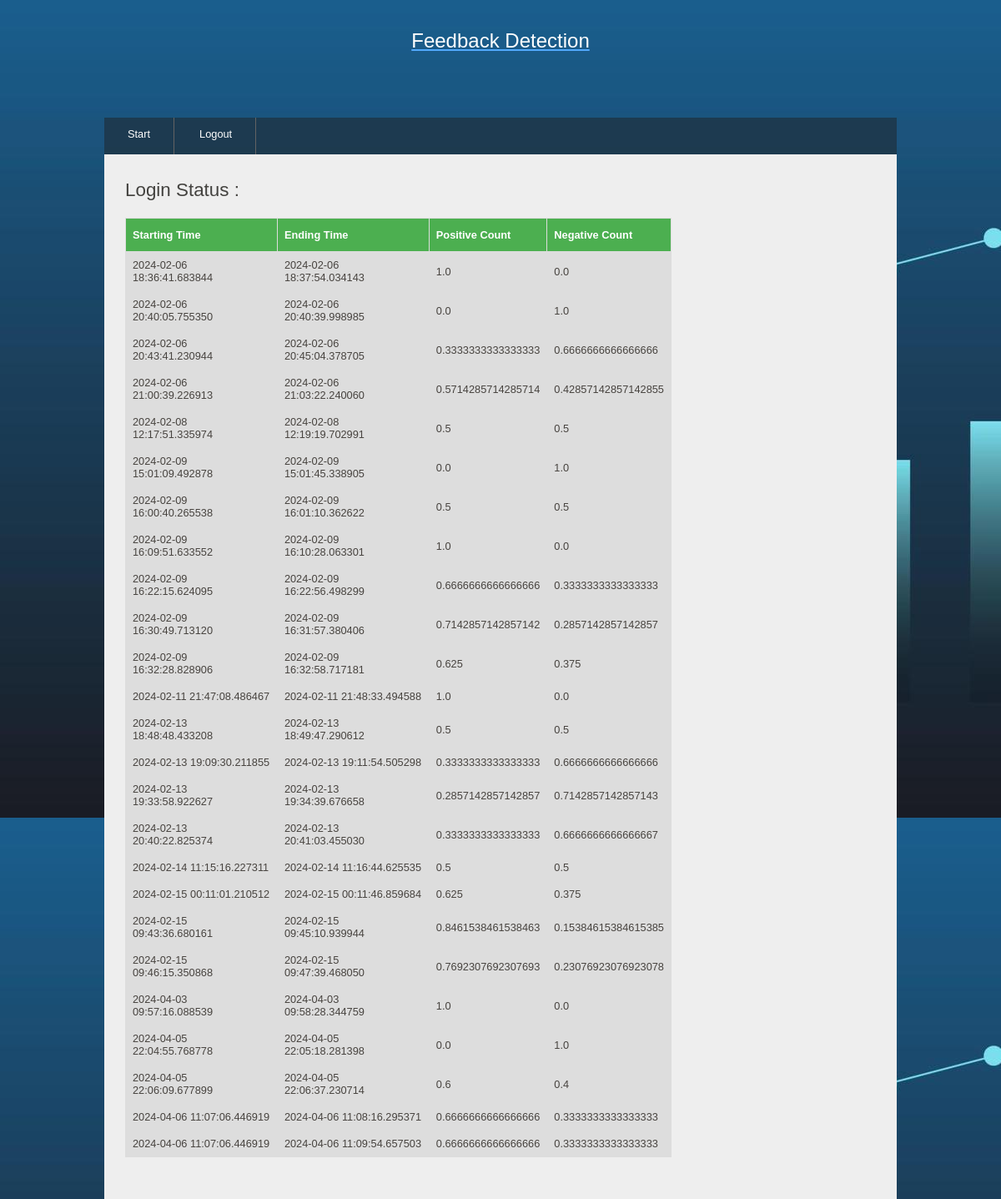
/home/, run on the app's committed database.
### facialexpression/models.py (models this page shows)
class FeedBackModel(Model):
    start_time=models.CharField(max_length=50)
    end_time=models.CharField(max_length=50)
    pcount=models.CharField(max_length=50)
    ncount=models.CharField(max_length=50)

### facialexpression/views.py (the view)
# urls.py: 2. Add a URL to urlpatterns:  path('', views.home, name='home')
def home(request):
    return render(request, 'home.html', {"feedbacks": FeedBackModel.objects.all()})

### templates/home.html (shortened to what this page needs)
{% load  static%}
<!DOCTYPE HTML>
<html>
<head>
<link rel="stylesheet" type="text/css" href="{% static 'style/style.css'%}" title="style" />
</head>
<body>
	<div id="main">
		<div id="header">
			<div id="logo">
				<div id="logo_text">
					<h3>
						<center><a href="#"><font color="white" size="5">Feedback Detection</font></a></center>
					</h3>
					<br/><br/>
				</div>
			</div>
            <div id="menubar">
				<ul id="menu">
					<li><a href="/start">Start</a></li>
                    <li><a href="/logout">Logout</a></li>
				</ul>
			</div>
		</div>
		<div id="site_content">
			<div id="content">
				<h1>Login Status : {{message}}</h1>
				<table id="customers">
                  <tr>
                      <th>Starting Time</th>
                      <th>Ending Time</th>
                      <th>Positive Count</th>
                      <th>Negative Count</th>
                  </tr>
                    {% for feedback in feedbacks %}
                        <tr>
                            <td>{{ feedback.start_time }}</td>
                            <td>{{ feedback.end_time }}</td>
                            <td>{{ feedback.pcount }}</td>
                            <td>{{ feedback.ncount }}</td>
                        </tr>
                    {% endfor %}
                </table>
			</div>
		</div>
	</div>
</body>
</html>

### static/style/style.css (style rules this page uses)
html { height: 100%; }
* { margin: 0; padding: 0; }
body { font: normal .80em 'trebuchet ms', arial, sans-serif; background: #646557 url(qt-bg.jpg) repeat fixed; color: #5D5D5D; }
h1, h2, h3, h4, h5, h6 { font: normal 175% 'century gothic', arial, sans-serif; color: #43423F; margin: 0 0 15px 0; padding: 5px 0 5px 0; }
h3 { font: normal 165% 'century gothic', arial, sans-serif; }
a, a:hover { background: transparent; outline: none; text-decoration: underline; color: #51A9FB; }
ul { margin: 2px 0 22px 17px; }
ul li { list-style-type: circle; margin: 0 0 6px 0; padding: 0 0 4px 5px; }
#main, #header, #logo, #menubar, #site_content, #footer { margin-left: auto; margin-right: auto; }
#main { width: 950px; margin: 20px auto; }
#header { width: 950px; height: 121px; }
#logo { width: 910px; position: relative; height: 100px; background: transparent; padding: 10px 0 10px 0; }
#menubar { height: 46px; width: 950px; margin: 1px auto 0 auto; background: transparent url(tab.png); }
ul#menu { float: left; margin: 0;padding: 0; }
ul#menu li { float: left; padding: 0 0 0 6px; list-style: none; margin: 0px 2px 0 0; }
ul#menu li a { font: normal 100% 'trebuchet ms', sans-serif; display: block; float: left; height: 27px; padding: 12px 28px 5px 22px; text-align: center; color: #FFF; border-right: 1px solid #636363; text-decoration: none; }
#site_content { width: 925px; overflow: hidden; margin: 44px auto 0 auto; padding: 10px 0 0 25px; background: #EEE; border-top: 0; border-bottom: 0; color: #5D5D5D; }
#content { text-align: left; width: 655px; padding: 15px 0 20px 0; margin: 0; }
table { margin: 10px 0 30px 0; }
table tr th, table tr td { background: #3B3B3B; color: #FFF; padding: 7px 4px; text-align: left; }
table tr td { background: #DDD; color: #47433F; border-top: 1px solid #FFF; }

### templates/home.html (style rules this page uses)
#customers { font-family: Arial, Helvetica, sans-serif; border-collapse: collapse; width: 100%; }
#customers td, #customers th { border: 1px solid #ddd; padding: 8px; }
#customers tr:nth-child(even) { background-color: #f2f2f2; }
#customers th { padding-top: 12px; padding-bottom: 12px; text-align: left; background-color: #4CAF50; color: white; }

### data on the page
FeedBackModel: start_time "2024-02-06 18:36:41.683844", end_time "2024-02-06 18:37:54.034143", pcount "1.0", ncount "0.0"
FeedBackModel: start_time "2024-02-06 20:40:05.755350", end_time "2024-02-06 20:40:39.998985", pcount "0.0", ncount "1.0"
FeedBackModel: start_time "2024-02-06 20:43:41.230944", end_time "2024-02-06 20:45:04.378705", pcount "0.3333333333333333", ncount "0.6666666666666666"
FeedBackModel: start_time "2024-02-06 21:00:39.226913", end_time "2024-02-06 21:03:22.240060", pcount "0.5714285714285714", ncount "0.42857142857142855"
FeedBackModel: start_time "2024-02-08 12:17:51.335974", end_time "2024-02-08 12:19:19.702991", pcount "0.5", ncount "0.5"
FeedBackModel: start_time "2024-02-09 15:01:09.492878", end_time "2024-02-09 15:01:45.338905", pcount "0.0", ncount "1.0"
FeedBackModel: start_time "2024-02-09 16:00:40.265538", end_time "2024-02-09 16:01:10.362622", pcount "0.5", ncount "0.5"
FeedBackModel: start_time "2024-02-09 16:09:51.633552", end_time "2024-02-09 16:10:28.063301", pcount "1.0", ncount "0.0"
FeedBackModel: start_time "2024-02-09 16:22:15.624095", end_time "2024-02-09 16:22:56.498299", pcount "0.6666666666666666", ncount "0.3333333333333333"
FeedBackModel: start_time "2024-02-09 16:30:49.713120", end_time "2024-02-09 16:31:57.380406", pcount "0.7142857142857142", ncount "0.2857142857142857"
FeedBackModel: start_time "2024-02-09 16:32:28.828906", end_time "2024-02-09 16:32:58.717181", pcount "0.625", ncount "0.375"
FeedBackModel: start_time "2024-02-11 21:47:08.486467", end_time "2024-02-11 21:48:33.494588", pcount "1.0", ncount "0.0"
FeedBackModel: start_time "2024-02-13 18:48:48.433208", end_time "2024-02-13 18:49:47.290612", pcount "0.5", ncount "0.5"
FeedBackModel: start_time "2024-02-13 19:09:30.211855", end_time "2024-02-13 19:11:54.505298", pcount "0.3333333333333333", ncount "0.6666666666666666"
FeedBackModel: start_time "2024-02-13 19:33:58.922627", end_time "2024-02-13 19:34:39.676658", pcount "0.2857142857142857", ncount "0.7142857142857143"
FeedBackModel: start_time "2024-02-13 20:40:22.825374", end_time "2024-02-13 20:41:03.455030", pcount "0.3333333333333333", ncount "0.6666666666666667"
FeedBackModel: start_time "2024-02-14 11:15:16.227311", end_time "2024-02-14 11:16:44.625535", pcount "0.5", ncount "0.5"
FeedBackModel: start_time "2024-02-15 00:11:01.210512", end_time "2024-02-15 00:11:46.859684", pcount "0.625", ncount "0.375"
FeedBackModel: start_time "2024-02-15 09:43:36.680161", end_time "2024-02-15 09:45:10.939944", pcount "0.8461538461538463", ncount "0.15384615384615385"
FeedBackModel: start_time "2024-02-15 09:46:15.350868", end_time "2024-02-15 09:47:39.468050", pcount "0.7692307692307693", ncount "0.23076923076923078"
FeedBackModel: start_time "2024-04-03 09:57:16.088539", end_time "2024-04-03 09:58:28.344759", pcount "1.0", ncount "0.0"
FeedBackModel: start_time "2024-04-05 22:04:55.768778", end_time "2024-04-05 22:05:18.281398", pcount "0.0", ncount "1.0"
FeedBackModel: start_time "2024-04-05 22:06:09.677899", end_time "2024-04-05 22:06:37.230714", pcount "0.6", ncount "0.4"
FeedBackModel: start_time "2024-04-06 11:07:06.446919", end_time "2024-04-06 11:08:16.295371", pcount "0.6666666666666666", ncount "0.3333333333333333"
FeedBackModel: start_time "2024-04-06 11:07:06.446919", end_time "2024-04-06 11:09:54.657503", pcount "0.6666666666666666", ncount "0.3333333333333333"
